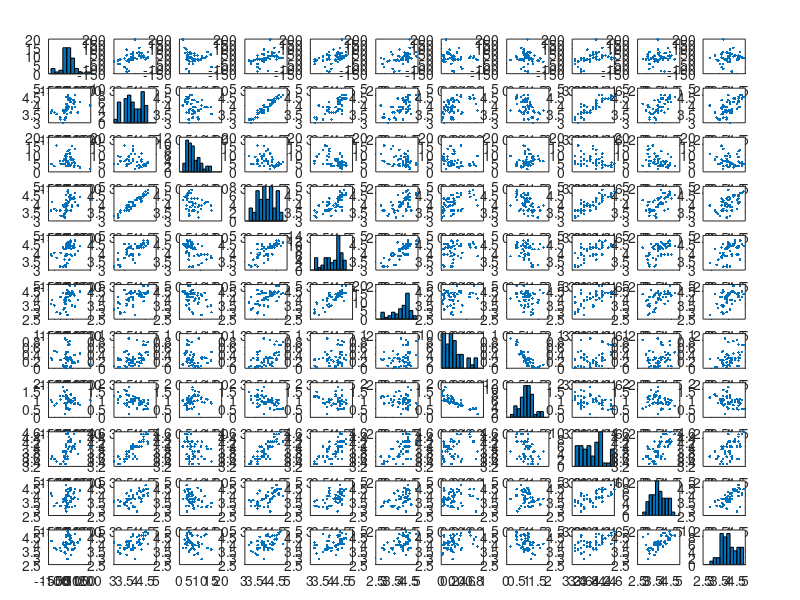

Write the MATLAB code that produced this figure. (Note: this script raises an error after producing the figure.)
%%
% Name: Dong Hur and Andrew Yang
% Date: December 4, 2017
% Description: MATLAB code for final project
% Class: AM101
%%
% All of the Q guide data can be found here: http://q.fas.harvard.edu/
% We will look across all departments for course evaluation data.

% VARIABLES IN FILE:
% y1        number of students enrolled in the class the following year
% y2        number of students current year
% x1        overall_rating       
% x2        workload_hours
% x3        recommend
% x4        inst_overall
% x5        inst_access
% x6        elective
% x7        requirement
% x8        assignments
% x9        feedback
% x10       section
%%
% Clear all data
clc
clear all
close all
% Load data
data=csvread('data/QGuideDataBigClass4.csv', 1, 1);
% Abstract data to corresponding variables
y1 = data(:,1);                 % next year student enrollment
y2 = data(:,2);                 % current year student enrollment
overall_rating = data(:,3);     % Overall Rating
workload_hours = data(:,4);     % Workload Hours
recommend = data(:,5);          % Recommend
inst_overall = data(:,6);       % Instructor Overall
inst_access = data(:, 7);       % Instructor Accessibility
elective = data(:, 8);          % Percentage for Elective
requirement = data(:, 9);       % Percentage for Requirement
assignments = data(:, 10);      % Assignments Rating
feedback = data(:, 11);         % Feedback Rating
section = data(:, 12);          % Section Rating

% Variable declaration used in analysis
deltaY = y1-y2;                 % Change in enrollment
percentInc = (y1-y2)./y2;       % Percent Increase
ele_req = elective+requirement; % Elective + Requirement percentages

%% Analysis of ALL regressors
% Combines all the variables
X=[ overall_rating workload_hours recommend inst_overall inst_access elective requirement assignments feedback section];
plot_name = {
    'Enrollment % Inc.'; 'overall_rating'; 'workload_hours'; 'recommend'; 'inst_overall'; 'inst_access';
    'elective'; 'requirement'; 'assignments'; 'feedback'; 'section'
    };

% Creates plot of each Xs and Y
[~, ax] = plotmatrix([deltaY X]);
[R, PValue] = corrplot([percentInc X]);
% Places labels on plot based on plot_name
for i = 1:length(plot_name)
    ax(i,1).YLabel.String = plot_name{i};
    ax(length(plot_name),i).XLabel.String = plot_name{i};
end

% fits linear regression
fitlm(X, deltaY)
%% Analysis of regressors that make the best fit line
% Combines all the variables
X=[ recommend elective requirement ];
plot_name = {
    'Enrollment % Inc.'; 'recommend';
    'elective'; 'requirement'
    };

% Creates plot of each Xs and Y
[~, ax] = plotmatrix([deltaY X]);
[R, PValue] = corrplot([percentInc X]);
% Places labels on plot based on plot_name
for i = 1:length(plot_name)
    ax(i,1).YLabel.String = plot_name{i};
    ax(length(plot_name),i).XLabel.String = plot_name{i};
end

% fits linear regression
fitlm(X, deltaY)
